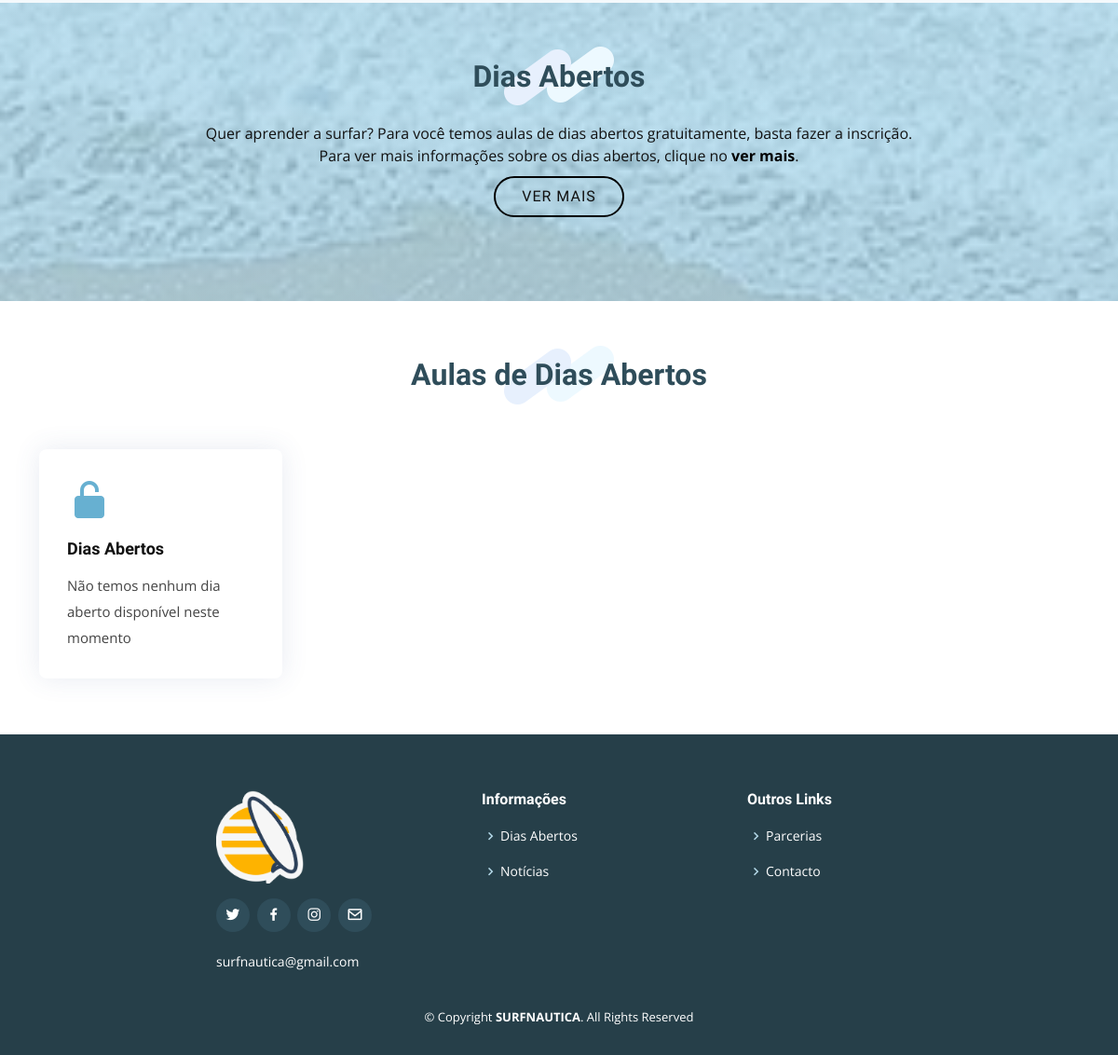
/ (lower part), run on an earlier commit of the app's database.
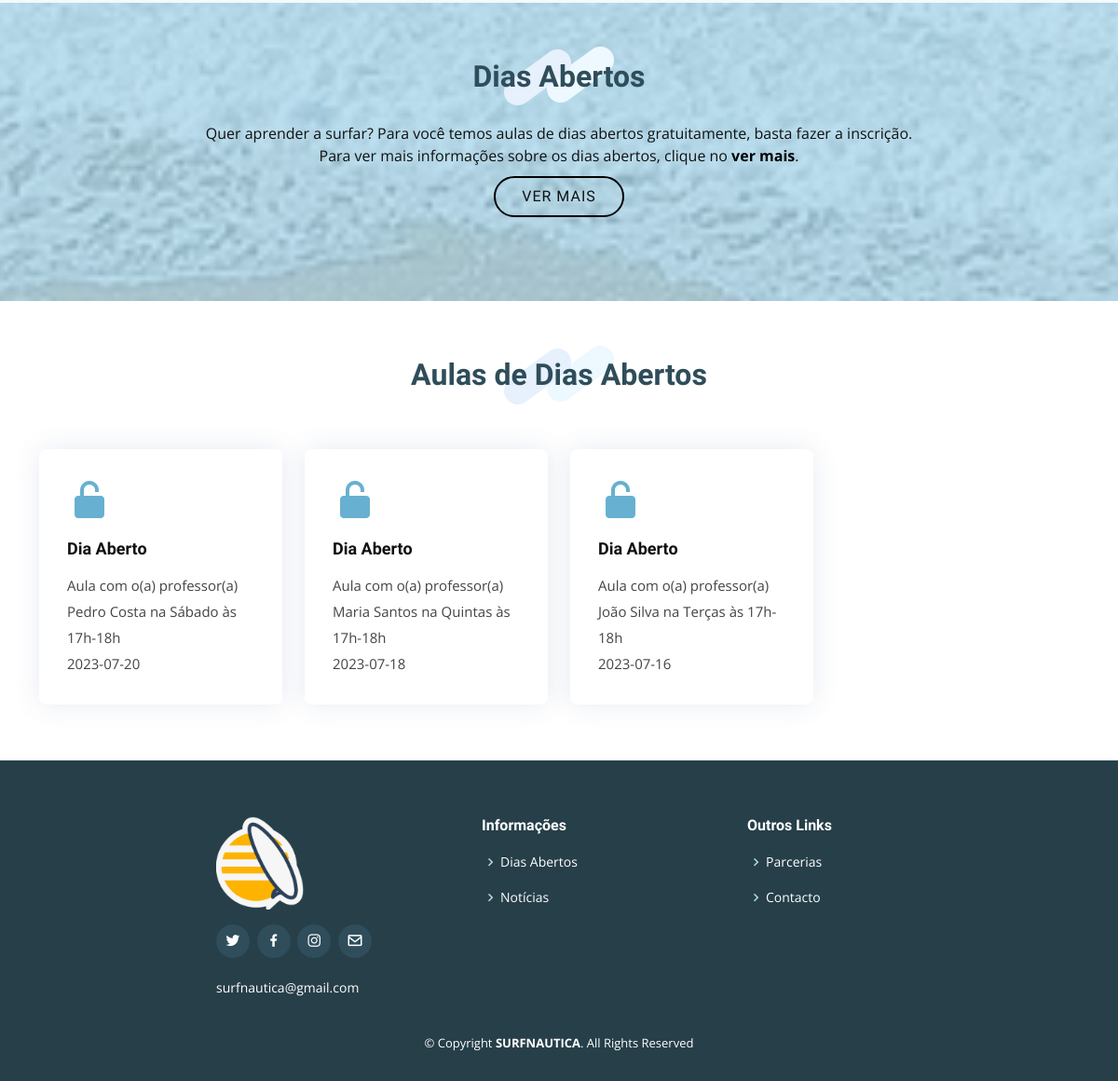
And on a later commit of the database.
### tables this page shows
CREATE TABLE IF NOT EXISTS `diaaberto` (
  `id_diaAberto` INT(11) NOT NULL AUTO_INCREMENT,
  `titulo` VARCHAR(50) NOT NULL,
  `data1` DATE NOT NULL,
  `horas` VARCHAR(50) NOT NULL,
  `foto` VARCHAR(250),
  `id_prof` INT(11) NOT NULL,
  PRIMARY KEY (`id_diaAberto`),
  INDEX `fk_diaaberto_professor1_idx` (`id_prof` ASC),
  CONSTRAINT `fk_diaaberto_professor1`
    FOREIGN KEY (`id_prof`)
    REFERENCES `professor` (`id_prof`)
    ON DELETE NO ACTION
    ON UPDATE NO ACTION);

CREATE TABLE IF NOT EXISTS `professor` (
  `id_prof` INT(11) NOT NULL AUTO_INCREMENT,
  `nome` VARCHAR(50) NOT NULL,
  `email` VARCHAR(50) NOT NULL,
  `foto` VARCHAR(50),
  `especialidade` VARCHAR(70) NOT NULL,
  `id` INT(11) NOT NULL,
  PRIMARY KEY (`id_prof`),
  INDEX `fk_professor_users_idx` (`id` ASC),
  CONSTRAINT `fk_professor_users`
    FOREIGN KEY (`id`)
    REFERENCES `users` (`id`)
    ON DELETE NO ACTION
    ON UPDATE NO ACTION);

### index.php (the view, shortened to what this page needs)
<?php
require_once 'conexao.php';
$query = "SELECT nome, titulo, data1, horas FROM diaaberto, professor WHERE diaaberto.id_prof = professor.id_prof ORDER BY data1 DESC;";
$result = mysqli_query($conn, $query);
?>
<!DOCTYPE html>
<html lang="en">
<head>
  <?php
  require_once 'sheets/head.php';
  ?>
</head>
<body>
  <main id="main">
    <section id="cta" class="cta">
      <div class="container" data-aos="zoom-in">
        <div class="section-title text-center">
          <h2>Dias Abertos</h2>
          <p>Quer aprender a surfar? Para você temos aulas de dias abertos gratuitamente, basta fazer a inscrição.</p>
          <p>Para ver mais informações sobre os dias abertos, clique no <a href="Tiago_Gomes/diaaberto.php" class="cta-a"><b>ver mais</b></a>.</p>
          <a class="cta-btn" href="Tiago_Gomes/diaaberto.php">Ver Mais</a>
        </div>
      </div>
    </section>
    <section id="services" class="services">
      <div class="container">
        <div class="section-title" data-aos="fade-in" data-aos-delay="100">
          <h2>Aulas de Dias Abertos</h2>
        </div>
        <div class="row">
          <?php
          $counter = 0;
          while ($row = $result->fetch_object()) {
          ?>
            <div class="col-md-6 col-lg-3 d-flex align-items-stretch mb-5 mb-lg-0">
              <div class="icon-box" data-aos="fade-up">
                <div class="icon"><i class='bx bxs-lock-open-alt'></i></div>
                <h4 class="title"><a href="Tiago_Gomes/diaaberto.php">Dia Aberto</a></h4>
                <p class="description">Aula com o(a) professor(a) <?php echo $row->nome?> na <?php echo $row->titulo?> às <?php echo $row->horas?></p>
                <small class="description"><?php echo  $row->data1;?></small>
              </div>
            </div>
          <?php
            $counter++;
          }
          if ($counter == 0) {
          ?>
            <div class="col-md-6 col-lg-3 d-flex align-items-stretch mb-5 mb-lg-0">
              <div class="icon-box" data-aos="fade-up">
                <div class="icon"><i class='bx bxs-lock-open-alt'></i></div>
                <h4 class="title"><a href="Tiago_Gomes/diaaberto.php">Dias Abertos</a></h4>
                <p class="description">Não temos nenhum dia aberto disponível neste momento </p>
              </div>
            </div>
          <?php
          }
          ?>
        </div>
      </div>
    </section>
  </main>
  <footer id="footer">
    <?php
    require_once 'sheets/footer.php';
    ?>
  </footer>
</body>
</html>

What changed in the data, as far as the page shows it:
added diaaberto: id_prof.nome "Pedro Costa", titulo "Sábado", horas "17h-18h", data1 "2023-07-20"
added diaaberto: id_prof.nome "Maria Santos", titulo "Quintas", horas "17h-18h", data1 "2023-07-18"
added diaaberto: id_prof.nome "João Silva", titulo "Terças", horas "17h-18h", data1 "2023-07-16"
Also different on the page:
text no longer shown: "Dias Abertos Não temos nenhum dia aberto disponível neste momento"
